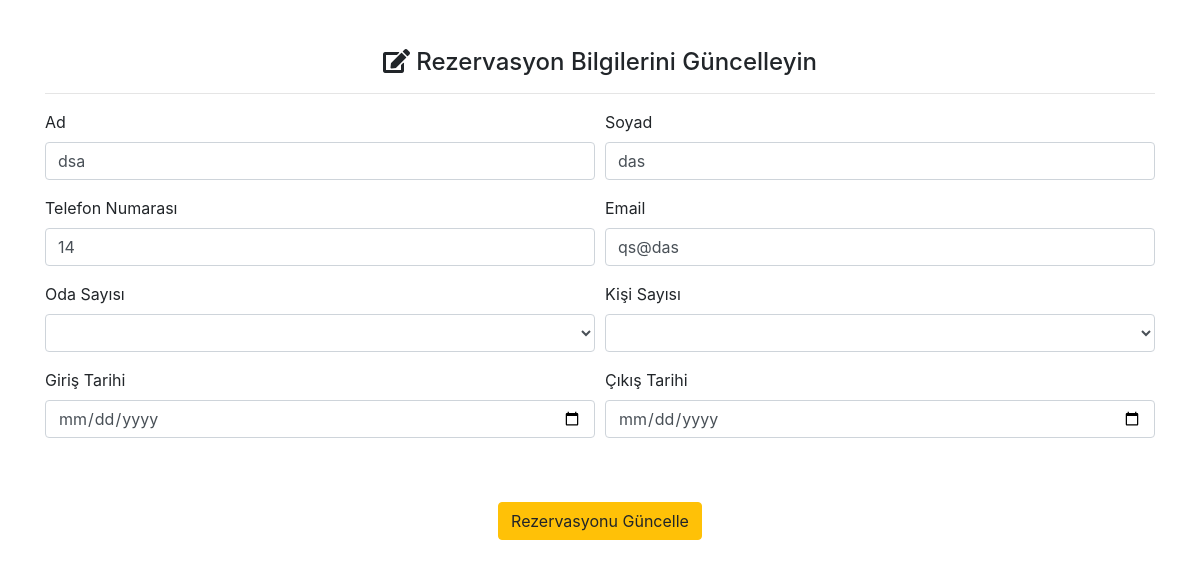
Screenshot of /pdo/guncelle.php?id=68 with the database file from the repository.
### tables this page shows
CREATE TABLE `rezervasyonbilgileri` (
  `id` int(11) NOT NULL,
  `uyeid` int(11) NOT NULL,
  `odaid` int(11) NOT NULL,
  `Ad` varchar(30) NOT NULL,
  `Soyad` varchar(30) NOT NULL,
  `Telno` text NOT NULL,
  `Email` varchar(50) NOT NULL,
  `Odasayisi` int(11) NOT NULL,
  `Kisisayisi` int(11) NOT NULL,
  `Giristarihi` date NOT NULL,
  `Cikistarihi` date NOT NULL,
  `Rezervetarihi` datetime NOT NULL DEFAULT current_timestamp()
);

### pdo/guncelle.php (the view, shortened to what this page needs)
<?php
require_once'veritabanibaglantisi.php';
?>
<!DOCTYPE html>
<html lang="en">
<head>
        <link rel="stylesheet" href="https://stackpath.bootstrapcdn.com/bootstrap/4.5.0/css/bootstrap.min.css">
      <link href="../dosyalar/font-awesome/css/all.css" rel="stylesheet">
      <link href="../dosyalar/font-awesome/webfonts" rel="stylesheet">
</head>
<body>
  <main class="my-5">
  <div class="container">
  <div class="row">
  <div class="col-md-12">
<h4 class='page-header text-center'><i class="fas fa-edit"></i> Rezervasyon Bilgilerini Güncelleyin</h4><hr>
<?php
$kullanici_id=intval($_GET['id']);
$sql = "SELECT Ad,Soyad,Telno,Email,Odasayisi,Kisisayisi,id from rezervasyonbilgileri where id=:uid";
$query = $dbh->prepare($sql);
$query->bindParam(':uid',$kullanici_id,PDO::PARAM_STR);
$query->execute();
$results=$query->fetchAll(PDO::FETCH_OBJ);
if($query->rowCount() > 0)
{
foreach($results as $result)
{
?>
<form name="kayitekleme" method="post">
    <div class="form-row">
  <div class="form-group col-md-6">
  <label>Ad</label>
  <input type="text" name="ad"  value="<?php echo htmlentities($result->Ad);?>"  class="form-control" onkeypress='return event.keyCode >= 65 && event.keyCode <= 122' required>
  </div>
  <div class="form-group col-md-6">
  <label>Soyad</label>
  <input type="text" name="soyad" value="<?php echo htmlentities($result->Soyad);?>"  class="form-control" onkeypress='return event.keyCode >= 65 && event.keyCode <= 122' required>
  </div>
  <div class="form-group col-md-6">
  <label>Telefon Numarası</label>
  <input type="text" name="telno" value="<?php echo htmlentities($result->Telno);?>" class="form-control" maxlength="10"   maxlength="11" class="form-control" onkeypress='return event.keyCode >= 48 && event.keyCode <= 57' required>
  </div>
  <div class="form-group col-md-6">
  <label>Email</label>
  <input type="email" name="email" value="<?php echo htmlentities($result->Email);?>" class="form-control" required>
  </div>
  <div class="form-group col-md-6">
    <label>Oda  Sayısı</label>
    <select   name="odasayisi" value="<?php echo htmlentities($result->Odasayisi);?>" class="form-control" onkeypress='return event.keyCode >= 48 && event.keyCode <= 57' required>
    <option selected></option>
    <option>1</option>
    </select>
    </div>
    <div class="form-group col-md-6">
      <label>Kişi  Sayısı</label>
      <select name="kisisayisi" value="<?php echo htmlentities($result->Kisisayisi);?>" class="form-control" onkeypress='return event.keyCode >= 48 && event.keyCode <= 57' required>
      <option selected></option>
      <option>1</option>
      </select>
      </div>
      <div class="form-group col-md-6">
      <label>Giriş Tarihi</label>
      <input type="date" name="giristarihi" value="<?php echo htmlentities($result->Giristarihi);?>" class="form-control" required>
      </div>
      <div class="form-group col-md-6">
      <label>Çıkış Tarihi</label>
      <input type="date" name="cikistarihi"  value="<?php echo htmlentities($result->Cikistarihi);?>" class="form-control" required>
      </div>
    </div>
<?php }} ?>
<br><br>
  <div class="form-group text-center">
  <input type="submit" name="guncelle" class="btn btn-warning"  value="Rezervasyonu Güncelle">
  </div>
  </form>
	</div>
</div>
<ins class="adsbygoogle"
     style="display:inline-block;width:728px;height:15px"
     data-ad-client="ca-pub-8906663933481361"
     data-ad-slot="3318815534"></ins>
</div>
</main>
</body>
</html>

### rows the page displays
rezervasyonbilgileri: ad "dsa", soyad "das", telno "14", email "qs@das"
